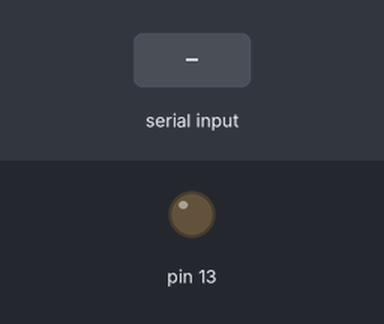
The sketch below on a simulated Arduino Uno, built with avr-gcc and run on an emulated ATmega328P. Shown: output pins drawn as LEDs (lit = HIGH). The inputs (shaded band) are chosen by the test bench.

Above: at 1.2 s.
1.3 s: "a" received over Serial
At 2.2 s:
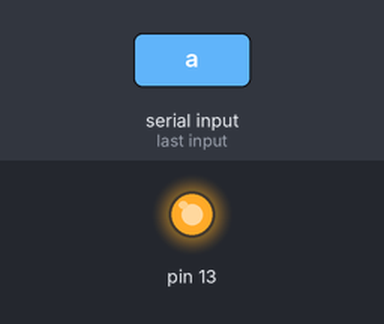
4.3 s: byte 103 (103) received over Serial
At 7.2 s:
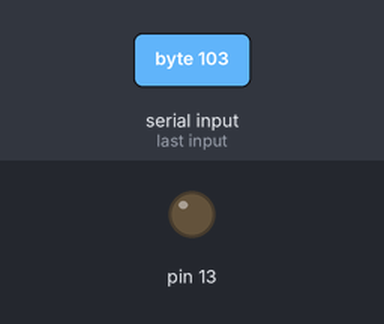
7.3 s: "b" received over Serial
At 8.6 s:
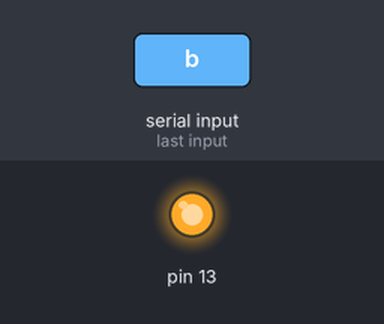
10.3 s: "c" received over Serial
Timing chart, 0 to 15.8 s (numbered marks = the images above; inputs shaded):
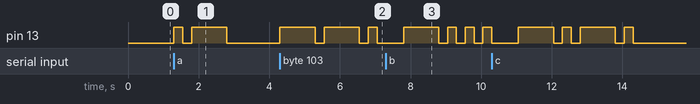

Measured:
- after the input at 1.3 s, pin 13: LOW → HIGH at once, → LOW 0.25 s later, → HIGH 0.25 s later, → LOW 1.0 s later
- after the input at 4.3 s, pin 13: goes HIGH 1.0 s, LOW 0.25 s, HIGH 1.0 s, LOW 0.25 s, HIGH 0.25 s, then LOW, starting at once
- after the input at 7.3 s, pin 13: LOW → HIGH after 0.50 s, then repeats every 0.50 s: LOW 0.25 s, HIGH 0.25 s

The sketch:

magnificent_luulia_juttuli1.ino
```cpp
void setup()
{
  pinMode(13, OUTPUT);
    Serial.begin(9600);
}
#ifndef _MORSE_H
#define _MORSE_H
class Morse
{
  public:
    Morse(int pin);
    void dot();
    void dash();
    void c_space();
    void w_space();
  private:
    int _pin;
    int _dottime;
};
#endif /*_MORSE_H*/

#include "Arduino.h"


Morse::Morse(int pin)
{
	pinMode(pin,OUTPUT);
	_pin=pin;
	_dottime=250;
}

void Morse::dot()
{
	digitalWrite(_pin,HIGH);
	delay(_dottime);
	digitalWrite(_pin,LOW);
	delay(_dottime);
}

void Morse::dash()
{
	digitalWrite(_pin,HIGH);
	delay(_dottime*4);
	digitalWrite(_pin,LOW);
	delay(_dottime);
}

void Morse::c_space()
{
	digitalWrite(_pin,LOW);
	delay(_dottime*2);
}

void Morse::w_space()
{
	digitalWrite(_pin,LOW);
	delay(_dottime*4);
}


void loop()
{
   Morse morse(13);
    int ZM = 0;
    if(Serial.available() > 0)
   {
    ZM = Serial.read();
     if(ZM == 97){morse.dot();morse.dash();}
     if(ZM == 98){morse.dash();morse.dot();morse.dot();morse.dot();}
     if(ZM == 99){morse.dash();morse.dot();morse.dash();morse.dot();}
     if(ZM == 100){morse.dash();morse.dot();morse.dot();}
     if(ZM == 101){morse.dot();}
     if(ZM == 102){morse.dot();morse.dot();morse.dash();morse.dot();}
     if(ZM == 103){morse.dash();morse.dash();morse.dot();}
     if(ZM == 104){morse.dot();morse.dot();morse.dot();morse.dot();}
     if(ZM == 105){morse.dot();morse.dot();}
     if(ZM == 106){morse.dot();morse.dash();morse.dash();morse.dash();}

     if(ZM == 107){morse.dash();morse.dot();morse.dash();}
     if(ZM == 108){morse.dot();morse.dash();morse.dot();morse.dot();}
     if(ZM == 109){morse.dash();morse.dash();}
     if(ZM == 110){morse.dash();morse.dot();}
     if(ZM == 111){morse.dash();morse.dash();morse.dash();}

     if(ZM == 112){morse.dot();morse.dash();morse.dash();morse.dot();}
     if(ZM == 113){morse.dash();morse.dash();morse.dot();morse.dash();}
     if(ZM == 114){morse.dot();morse.dash();morse.dot();}
     if(ZM == 115){morse.dot();morse.dot();morse.dot();}
     if(ZM == 116){morse.dash();}

     if(ZM == 117){morse.dot();morse.dot();morse.dash();}
     if(ZM == 118){morse.dot();morse.dot();morse.dot();morse.dash();}
     if(ZM == 119){morse.dot();morse.dash();morse.dash();}
     if(ZM == 120){morse.dash();morse.dot();morse.dot();morse.dash();}
     if(ZM == 121){morse.dash();morse.dot();morse.dash();morse.dash();}

     if(ZM == 122){morse.dash();morse.dash();morse.dot();morse.dot();}
    morse.c_space();
     if(ZM == 32){morse.w_space();}
    }
  }
```
